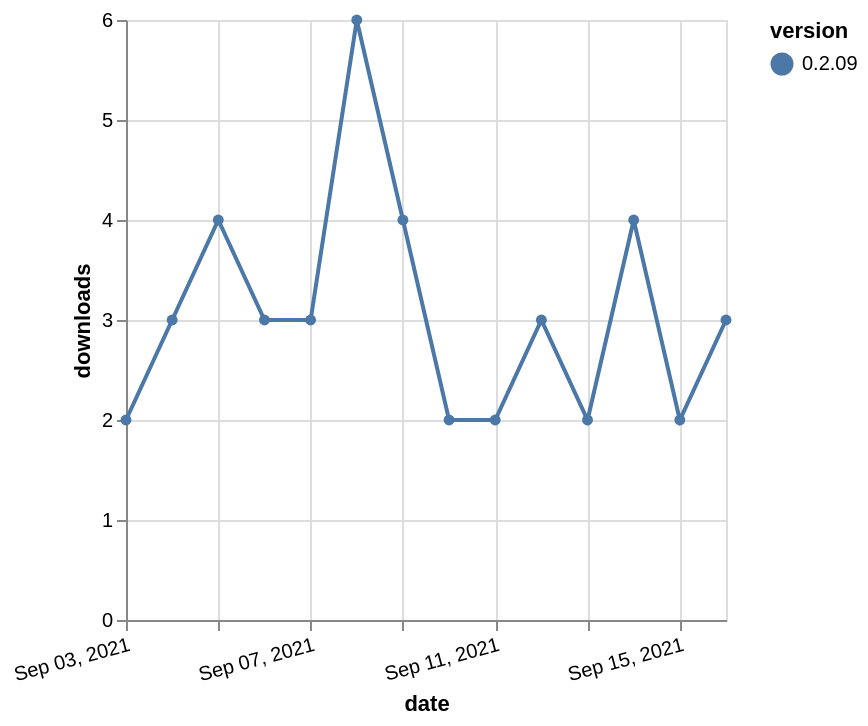

The specification (Vega-Lite) saved for this image:
### Vega-Lite specification from a JSON file in a GitHub repository (floating-point values rounded to 4 significant figures)
{"$schema": "https://vega.github.io/schema/vega-lite/v5.json", "description": "A simple bar chart with embedded data.", "data": {"values": [{"date": "2021-09-03", "total": 4788, "delta": 2, "version": "0.2.09"}, {"date": "2021-09-04", "total": 4791, "delta": 3, "version": "0.2.09"}, {"date": "2021-09-05", "total": 4795, "delta": 4, "version": "0.2.09"}, {"date": "2021-09-06", "total": 4798, "delta": 3, "version": "0.2.09"}, {"date": "2021-09-07", "total": 4801, "delta": 3, "version": "0.2.09"}, {"date": "2021-09-08", "total": 4807, "delta": 6, "version": "0.2.09"}, {"date": "2021-09-09", "total": 4811, "delta": 4, "version": "0.2.09"}, {"date": "2021-09-10", "total": 4813, "delta": 2, "version": "0.2.09"}, {"date": "2021-09-11", "total": 4815, "delta": 2, "version": "0.2.09"}, {"date": "2021-09-12", "total": 4818, "delta": 3, "version": "0.2.09"}, {"date": "2021-09-13", "total": 4820, "delta": 2, "version": "0.2.09"}, {"date": "2021-09-14", "total": 4824, "delta": 4, "version": "0.2.09"}, {"date": "2021-09-15", "total": 4826, "delta": 2, "version": "0.2.09"}, {"date": "2021-09-16", "total": 4829, "delta": 3, "version": "0.2.09"}]}, "width": "container", "mark": {"type": "line", "point": {"filled": true}}, "encoding": {"x": {"field": "date", "type": "temporal", "timeUnit": "yearmonthdate", "title": "date", "axis": {"labelAngle": -15}}, "y": {"field": "delta", "type": "quantitative", "title": "downloads"}, "color": {"field": "version", "type": "nominal"}, "tooltip": {"field": "delta"}}}
